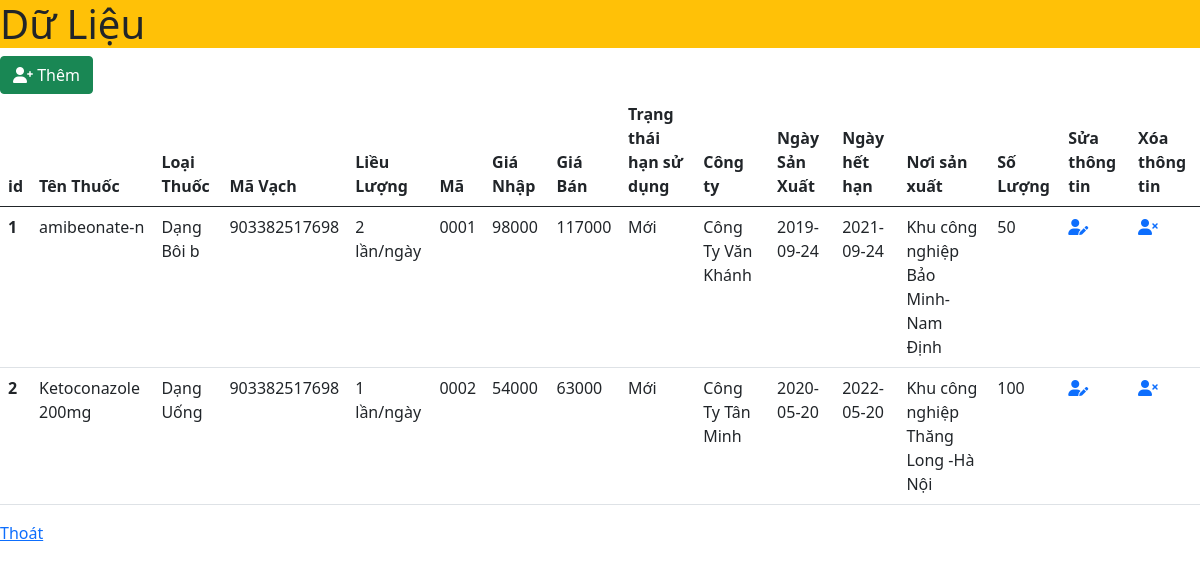
The app's page /admin/index.php with its own data.
### tables this page shows
CREATE TABLE `drugs` (
  `id` int(11) NOT NULL,
  `name` varchar(50) DEFAULT NULL,
  `type` varchar(10) DEFAULT NULL,
  `barcode` varchar(25) DEFAULT NULL,
  `dose` varchar(30) DEFAULT NULL,
  `code` varchar(50) DEFAULT NULL,
  `cost_price` varchar(10) DEFAULT NULL,
  `selling_price` varchar(10) DEFAULT NULL,
  `expiry` varchar(40) DEFAULT NULL,
  `company_name` varchar(50) DEFAULT NULL,
  `production_date` date DEFAULT NULL,
  `expiration_date` date DEFAULT NULL,
  `place` varchar(50) DEFAULT NULL,
  `quantity` varchar(50) DEFAULT NULL
);

### admin/index.php (the view)
<?php
    include '../header.php';
?>
    <main>
        <a href=" addrug.php" class="btn btn-success"><i class="fas fa-user-plus"></i> Thêm  </a>
        <table class="table">
        <thead>
            <tr>
            <th scope="col">id</th>
            <th scope="col">Tên Thuốc</th>
            <th scope="col">Loại Thuốc</th>
            <th scope="col">Mã Vạch</th>
            <th scope="col">Liều Lượng</th>
            <th scope="col">Mã</th>
            <th scope="col">Giá Nhập</th>
            <th scope="col">Giá Bán</th>
            <th scope="col">Trạng thái hạn sử dụng</th>
            <th scope="col">Công ty</th>
            <th scope="col">Ngày Sản Xuất</th>
            <th scope="col">Ngày hết hạn</th>
            <th scope="col">Nơi sản xuất</th>
            <th scope="col">Số Lượng</th>
            <th scope="col">Sửa thông tin</th>
            <th scope="col">Xóa thông tin</th>
            </tr>
        </thead>
        <tbody>
                <?php
                    include '../config.php';
                    $sql = "SELECT id, name, type, barcode, dose, code, cost_price, selling_price,
                    expiry, company_name, production_date, expiration_date, place, quantity FROM drugs";
                    $result = mysqli_query($conn,$sql);
                    if(mysqli_num_rows($result)>0){
                        while($row=mysqli_fetch_assoc($result)){
                            echo '<tr>';
                            echo '<th scope="row">'.$row['id'].'</th>';
                            echo '<td>'.$row['name'].'</td>';
                            echo '<td>'.$row['type'].'</td>';
                            echo '<td>'.$row['barcode'].'</td>';
                            echo '<td>'.$row['dose'].'</td>';
                            echo '<td>'.$row['code'].'</td>';
                            echo '<td>'.$row['cost_price'].'</td>';
                            echo '<td>'.$row['selling_price'].'</td>';
                            echo '<td>'.$row['expiry'].'</td>';
                            echo '<td>'.$row['company_name'].'</td>';
                            echo '<td>'.$row['production_date'].'</td>';
                            echo '<td>'.$row['expiration_date'].'</td>';
                            echo '<td>'.$row['place'].'</td>';
                            echo '<td>'.$row['quantity'].'</td>';
                            echo '<td><a href="update.php?id='.$row['id'].'"><i class="fas fa-user-edit"></i></a></td>';
                            echo '<td><a href="delete.php?id='.$row['id'].'"><i class="fas fa-user-times"></i></a></td>';
                            echo '</tr>';
                        }
                    }
                ?>
            </tbody>
            </table>
    </main>
    <a href="logout.php">Thoát</a>
<?php
    include '../footer.php';
?>

### records on screen
drugs: id "1", name "amibeonate-n", type "Dạng Bôi b", barcode "903382517698", dose "2 lần/ngày", code "0001", cost_price "98000", selling_price "117000", expiry "Mới", company_name "Công Ty Văn Khánh", production_date "2019-09-24", expiration_date "2021-09-24", place "Khu công nghiệp Bảo Minh-Nam Định", quantity "50"
drugs: id "2", name "Ketoconazole 200mg", type "Dạng Uống", barcode "903382517698", dose "1 lần/ngày", code "0002", cost_price "54000", selling_price "63000", expiry "Mới", company_name "Công Ty Tân Minh", production_date "2020-05-20", expiration_date "2022-05-20", place "Khu công nghiệp Thăng Long -Hà Nội", quantity "100"
